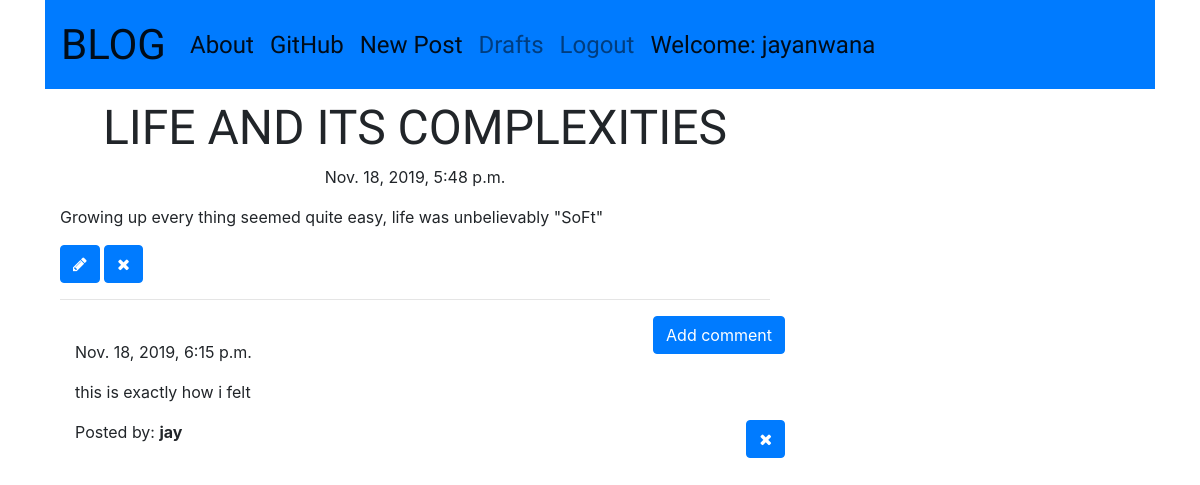
Screenshot of /post/3 (signed in) with the database file from the repository.
### blog_app/models.py (models this page shows, shortened)
class Post(models.Model):
    author = models.ForeignKey('auth.User', models.CASCADE)
    title = models.CharField(max_length=64)
    text = models.TextField()
    create_date = models.DateTimeField(default=timezone.now)
    published_date = models.DateTimeField(blank=True, null=True)

class Comment(models.Model):
    post = models.ForeignKey('blog_app.Post',
                             on_delete=models.CASCADE,
                             related_name='comments')
    author = models.CharField(max_length=32)
    text = models.TextField()
    create_date = models.DateTimeField(default=timezone.now)
    approved_comment = models.BooleanField(default=False)

### blog_app/views.py (the view)
# urls.py: re_path(r'^post/(?P<pk>\d+)$', views.PostDetailView.as_view(),
class PostDetailView(DetailView):
    model = Post
    comment = Comment

### blog_app/templates/blog_app/post_detail.html (shortened to what this page needs)
<!DOCTYPE html>
    {% extends "blog_app/base.html" %}
    {% block body %}
        <h1 class="posttitle loader">{{post.title}}</h1>
            {% if post.published_date %}
                <div class="date postdate">
            {{ post.published_date }}
                </div>
            {% else %}
                 <a class="btn btn-primary" href="{% url 'blog_app:post_publish' pk=post.pk %}">Publish</a>
            {% endif %}
            <p class="postcontent">{{ post.text|safe|linebreaks }}</p>
            {% if user.is_authenticated %}
                <a class="btn btn-primary " href="{% url 'blog_app:post_edit' pk=post.pk %}">
                    <span class="fa fa-pencil"></span>
                </a>
                <a class="btn btn-primary " href="{% url 'blog_app:post_remove' pk=post.pk %}">
                    <span class="fa fa-remove"></span>
                </a>
            {% endif %}
        <hr>
        <a class="btn btn-primary btn-comment" href="{% url 'blog_app:add_comment_to_post' pk=post.pk %}">Add comment</a>
        <div class="container">
            {% for comment in post.comments.all %}
            <br>
            {% if user.is_authenticated or comment.approved_comment %}
                {{ comment.create_date }}
                <p>{{comment.text|safe|linebreaks}}
                {% if user.is_authenticated %}
                    <a class="btn btn-primary btn-comment" href="{% url 'blog_app:comment_remove' pk=comment.pk %}">
                         <span class="fa fa-remove"></span>
                    </a>
                {% endif %}
                </p>
                <p>Posted by: <b>{{comment.author}}</b></p>
            {% endif %}
            {% empty %}
                <p>No Comments</p>
            {% endfor %}
        </div>
    {% endblock %}

### blog_app/templates/blog_app/base.html (shortened to what this page needs)
<!DOCTYPE html>
    {% load staticfiles %}
<html lang="en">
    <head>
        <link rel="stylesheet" href="https://stackpath.bootstrapcdn.com/bootstrap/4.3.1/css/bootstrap.min.css">
        <link rel="stylesheet" href="https://maxcdn.bootstrapcdn.com/font-awesome/4.4.0/css/font-awesome.min.css">
        <link rel="stylesheet" href="//cdn.jsdelivr.net/npm/medium-editor@latest/dist/css/medium-editor.min.css" type="text/css" media="screen" charset="utf-8">
        <link rel="stylesheet" href='{% static "css/blog.css"%}'>
    </head>
    <body>
        <div class="container" id="main">
            <nav class="navbar navbar-expand-lg navbar-light bg-primary techfont custom-navbar">
                <a class="navbar-brand bigbrand" href="{% url 'blog_app:post_list' %}">BLOG</a>
                <div class="collapse navbar-collapse" id="navbarNav">
                    <ul class="navbar-nav">
                        <li class="nav-item active">
                            <a class="nav-link" href="{% url 'blog_app:about'%}">About<span class="sr-only">(current)</span></a>
                        </li>
                        <li class="nav-item active">
                            <a class="nav-link" href="https://www.github.com/jayanwana">GitHub</a>
                        </li>
                    </ul>
                    <ul class="navbar-nav my-2 my-lg-0">
                        {% if user.is_authenticated %}
                            <li class="nav-item active">
                                <a class="nav-link" href="{% url 'blog_app:post_new' %}">New Post</a>
                            </li>
                            <li class="nav-item">
                                <a class="nav-link" href="{% url 'blog_app:drafts_list' %}">Drafts</a>
                            </li>
                            <li class="nav-item">
                                <a class="nav-link" href="{% url 'logout' %}">Logout</a>
                            </li>
                            <li class="nav-item active">
                                <a class="nav-link">Welcome: {{ user.username }}</a>
                            </li>
                        {% else %}
                            <li class="nav-item">
                                <a class="nav-link" href="{% url 'login' %}"><span class="fa fa-user" aria-hidden="true"></span></a>
                            </li>
                        {% endif %}
                    </ul>
                </div>
            </nav>
            <div class="content container">
                <div class="row">
                    <div class="col-md-8">
                        <div class="blog_posts">
                            {% block body %}
                            {% endblock %}
                        </div>
                    </div>
                </div>
            </div>
        </div>
    </body>
</html>

### blog_app/static/css/blog.css (style rules this page uses)
.techfont { font-family: 'Big Shoulders Text', sans-serif; font-size: 1.5em; margin-bottom: 10px; }
.bigbrand { font-size: 1.75em; }
.postdate { text-align: center; }
.posttitle { font-family: 'Big Shoulders Text', sans-serif; text-align: center; font-size: 3em; }
.postcontent { font-family: 'Montserrat', sans-serif; font-size: 1.0em; }
.btn-comment { position: absolute; right: 0px; }
.loader { filter:hue-rotate(0deg); color: linear-gradient(45deg,#0f8,#08f); animation:hue 5000ms infinite linear; }

### rows the page displays
Post: title "LIFE AND ITS COMPLEXITIES", published_date "Nov. 18, 2019, 5:48 p.m.", text "Growing up every thing seemed quite easy, life was unbelievably \"SoFt\""
Comment: create_date "Nov. 18, 2019, 6:15 p.m.", text "this is exactly how i felt", author "jay"

### other values shown
{{ user.username }} "jayanwana"
